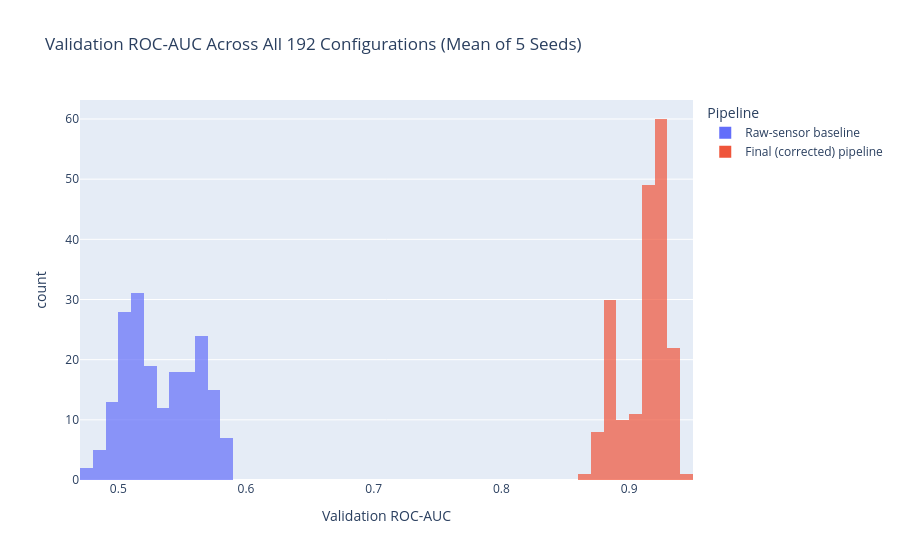

Notebook cell for this chart:
### Code cell
fig = px.histogram(
    pd.concat([raw_summary.assign(pipeline="Raw-sensor baseline"),
               tuning_summary.assign(pipeline="Final (corrected) pipeline")]),
    x="ROC_mean", color="pipeline", nbins=60, barmode="overlay", opacity=0.7,
    title="Validation ROC-AUC Across All 192 Configurations (Mean of 5 Seeds)",
    labels={"ROC_mean": "Validation ROC-AUC", "pipeline": "Pipeline"},
)
fig.show()

### Figure 1 — Plotly figure (JSON) as saved in the notebook; plotly's stock layout.template omitted (floating-point values rounded to 4 significant figures; data arrays with more than 128 entries replaced by an {"elided": "..."} marker saying what was removed)
{"data": [{"bingroup": "x", "hovertemplate": "Pipeline=Raw-sensor baseline<br>Validation ROC-AUC=%{x}<br>count=%{y}<extra></extra>", "legendgroup": "Raw-sensor baseline", "marker": {"color": "#636efa", "opacity": 0.7, "pattern": {"shape": ""}}, "name": "Raw-sensor baseline", "nbinsx": 60, "orientation": "v", "showlegend": true, "type": "histogram", "x": {"elided": "192 float values"}, "xaxis": "x", "yaxis": "y"}, {"bingroup": "x", "hovertemplate": "Pipeline=Final (corrected) pipeline<br>Validation ROC-AUC=%{x}<br>count=%{y}<extra></extra>", "legendgroup": "Final (corrected) pipeline", "marker": {"color": "#EF553B", "opacity": 0.7, "pattern": {"shape": ""}}, "name": "Final (corrected) pipeline", "nbinsx": 60, "orientation": "v", "showlegend": true, "type": "histogram", "x": {"elided": "192 float values"}, "xaxis": "x", "yaxis": "y"}], "layout": {"barmode": "overlay", "legend": {"title": {"text": "Pipeline"}, "tracegroupgap": 0}, "title": {"text": "Validation ROC-AUC Across All 192 Configurations (Mean of 5 Seeds)"}, "xaxis": {"anchor": "y", "domain": [0, 1], "title": {"text": "Validation ROC-AUC"}}, "yaxis": {"anchor": "x", "domain": [0, 1], "title": {"text": "count"}}}}
